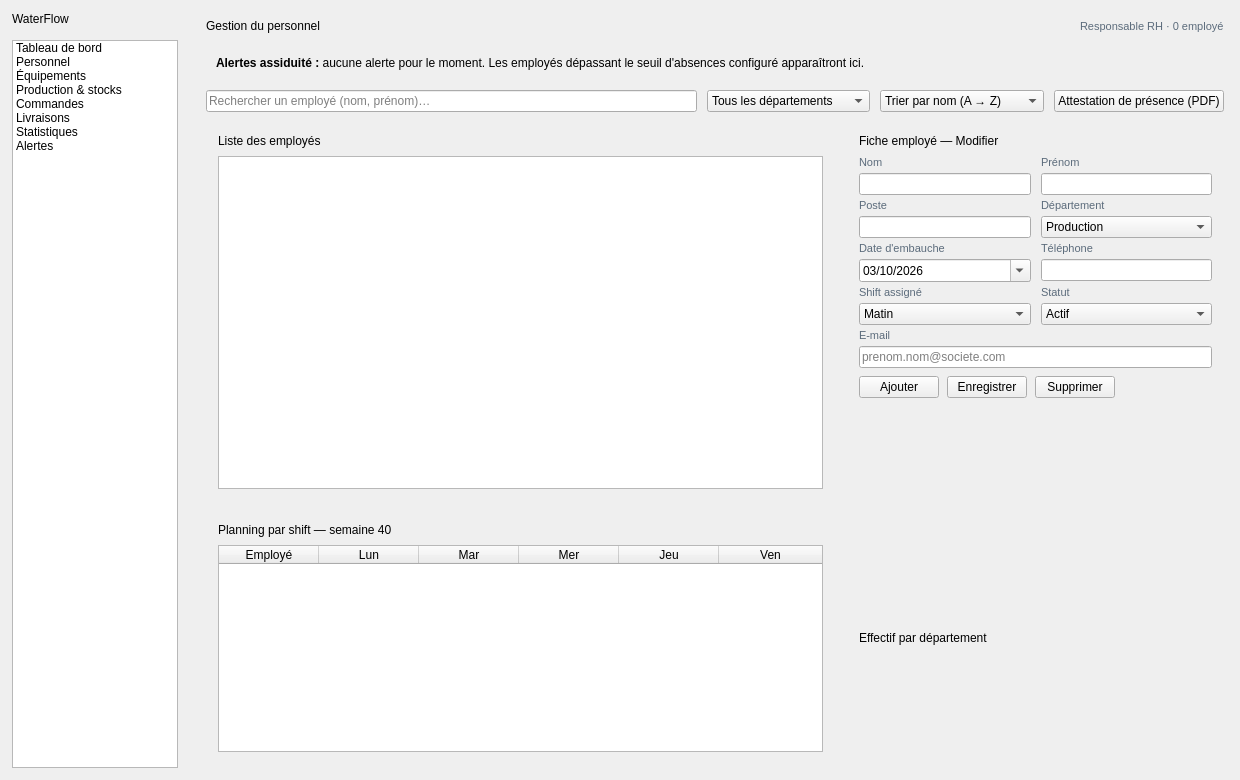
<?xml version="1.0" encoding="UTF-8"?>
<ui version="4.0">
 <class>Personnel</class>
 <widget class="QWidget" name="Personnel">
  <property name="geometry"><rect><x>0</x><y>0</y><width>1240</width><height>780</height></rect></property>
  <layout class="QHBoxLayout" name="layoutPrincipal" stretch="0,1"><property name="spacing"><number>0</number></property><property name="leftMargin"><number>0</number></property><property name="topMargin"><number>0</number></property><property name="rightMargin"><number>0</number></property><property name="bottomMargin"><number>0</number></property><item><widget class="QFrame" name="sidebar"><property name="minimumSize"><size><width>190</width><height>0</height></size></property><property name="maximumSize"><size><width>190</width><height>16777215</height></size></property><layout class="QVBoxLayout" name="layoutSidebar"><property name="spacing"><number>14</number></property><property name="leftMargin"><number>12</number></property><property name="topMargin"><number>12</number></property><property name="rightMargin"><number>12</number></property><property name="bottomMargin"><number>12</number></property><item><widget class="QLabel" name="labelLogo"><property name="text"><string>WaterFlow</string></property></widget></item><item><widget class="QListWidget" name="menuLateral"><item><property name="text"><string>Tableau de bord</string></property></item><item><property name="text"><string>Personnel</string></property></item><item><property name="text"><string>Équipements</string></property></item><item><property name="text"><string>Production &amp; stocks</string></property></item><item><property name="text"><string>Commandes</string></property></item><item><property name="text"><string>Livraisons</string></property></item><item><property name="text"><string>Statistiques</string></property></item><item><property name="text"><string>Alertes</string></property></item></widget></item></layout></widget></item><item><widget class="QWidget" name="contenu"><layout class="QVBoxLayout" name="layoutContenu" stretch="0,0,0,3,2"><property name="spacing"><number>10</number></property><property name="leftMargin"><number>16</number></property><property name="topMargin"><number>16</number></property><property name="rightMargin"><number>16</number></property><property name="bottomMargin"><number>16</number></property><item><layout class="QHBoxLayout" name="layoutEntete"><item><widget class="QLabel" name="labelTitre"><property name="text"><string>Gestion du personnel</string></property></widget></item><item><spacer name="spacerEntete"><property name="orientation"><enum>Qt::Horizontal</enum></property><property name="sizeHint" stdset="0"><size><width>20</width><height>20</height></size></property></spacer></item><item><widget class="QLabel" name="labelInfo"><property name="text"><string>Responsable RH · 0 employé</string></property><property name="styleSheet"><string>color:#5B6B7B; font-size:8pt;</string></property></widget></item></layout></item><item><widget class="QFrame" name="frameAlerte"><layout class="QHBoxLayout" name="layoutAlerte"><property name="leftMargin"><number>10</number></property><property name="topMargin"><number>10</number></property><property name="rightMargin"><number>10</number></property><property name="bottomMargin"><number>10</number></property><item><widget class="QLabel" name="labelAlerte"><property name="text"><string>&lt;b&gt;Alertes assiduité :&lt;/b&gt; aucune alerte pour le moment. Les employés dépassant le seuil d'absences configuré apparaîtront ici.</string></property><property name="textFormat"><enum>Qt::RichText</enum></property><property name="wordWrap"><bool>true</bool></property></widget></item></layout></widget></item><item><layout class="QHBoxLayout" name="layoutRecherche" stretch="3,1,1,0"><item><widget class="QLineEdit" name="lineEditRecherche"><property name="placeholderText"><string>Rechercher un employé (nom, prénom)…</string></property></widget></item><item><widget class="QComboBox" name="comboDepartement"><item><property name="text"><string>Tous les départements</string></property></item><item><property name="text"><string>Production</string></property></item><item><property name="text"><string>Maintenance</string></property></item><item><property name="text"><string>Logistique</string></property></item><item><property name="text"><string>Qualité</string></property></item></widget></item><item><widget class="QComboBox" name="comboTri"><item><property name="text"><string>Trier par nom (A → Z)</string></property></item><item><property name="text"><string>Trier par nom (Z → A)</string></property></item></widget></item><item><widget class="QPushButton" name="btnExporter"><property name="text"><string>Attestation de présence (PDF)</string></property></widget></item></layout></item><item><layout class="QHBoxLayout" name="layoutMilieu" stretch="5,3"><property name="spacing"><number>12</number></property><item><widget class="QFrame" name="cardListe"><layout class="QVBoxLayout" name="layoutCardListe" stretch="0,1"><property name="spacing"><number>8</number></property><property name="leftMargin"><number>12</number></property><property name="topMargin"><number>12</number></property><property name="rightMargin"><number>12</number></property><property name="bottomMargin"><number>12</number></property><item><widget class="QLabel" name="labelTitreListe"><property name="text"><string>Liste des employés</string></property></widget></item><item><widget class="QTableView" name="tableEmployes"><property name="showGrid"><bool>false</bool></property><property name="selectionBehavior"><enum>QAbstractItemView::SelectRows</enum></property><property name="alternatingRowColors"><bool>true</bool></property><property name="editTriggers"><set>QAbstractItemView::NoEditTriggers</set></property><attribute name="verticalHeaderVisible"><bool>false</bool></attribute><attribute name="horizontalHeaderStretchLastSection"><bool>true</bool></attribute></widget></item></layout></widget></item><item><widget class="QFrame" name="cardFiche"><layout class="QVBoxLayout" name="layoutCardFiche"><property name="spacing"><number>8</number></property><property name="leftMargin"><number>12</number></property><property name="topMargin"><number>12</number></property><property name="rightMargin"><number>12</number></property><property name="bottomMargin"><number>12</number></property><item><widget class="QLabel" name="labelTitreFiche"><property name="text"><string>Fiche employé — Modifier</string></property></widget></item><item><layout class="QGridLayout" name="gridFiche"><property name="horizontalSpacing"><number>10</number></property><property name="verticalSpacing"><number>4</number></property><item row="0" column="0"><widget class="QLabel" name="lblNom"><property name="text"><string>Nom</string></property><property name="styleSheet"><string>color:#5B6B7B; font-size:8pt;</string></property></widget></item><item row="0" column="1"><widget class="QLabel" name="lblPrenom"><property name="text"><string>Prénom</string></property><property name="styleSheet"><string>color:#5B6B7B; font-size:8pt;</string></property></widget></item><item row="1" column="0"><widget class="QLineEdit" name="lineEditNom"><property name="text"><string/></property></widget></item><item row="1" column="1"><widget class="QLineEdit" name="lineEditPrenom"><property name="text"><string/></property></widget></item><item row="2" column="0"><widget class="QLabel" name="lblPoste"><property name="text"><string>Poste</string></property><property name="styleSheet"><string>color:#5B6B7B; font-size:8pt;</string></property></widget></item><item row="2" column="1"><widget class="QLabel" name="lblDepartement"><property name="text"><string>Département</string></property><property name="styleSheet"><string>color:#5B6B7B; font-size:8pt;</string></property></widget></item><item row="3" column="0"><widget class="QLineEdit" name="lineEditPoste"><property name="text"><string/></property></widget></item><item row="3" column="1"><widget class="QComboBox" name="comboDepartementFiche"><item><property name="text"><string>Production</string></property></item><item><property name="text"><string>Maintenance</string></property></item><item><property name="text"><string>Logistique</string></property></item><item><property name="text"><string>Qualité</string></property></item></widget></item><item row="4" column="0"><widget class="QLabel" name="lblDate"><property name="text"><string>Date d'embauche</string></property><property name="styleSheet"><string>color:#5B6B7B; font-size:8pt;</string></property></widget></item><item row="4" column="1"><widget class="QLabel" name="lblTel"><property name="text"><string>Téléphone</string></property><property name="styleSheet"><string>color:#5B6B7B; font-size:8pt;</string></property></widget></item><item row="5" column="0"><widget class="QDateEdit" name="dateEditEmbauche"><property name="displayFormat"><string>dd/MM/yyyy</string></property><property name="calendarPopup"><bool>true</bool></property><property name="date"><date><year>2026</year><month>10</month><day>3</day></date></property></widget></item><item row="5" column="1"><widget class="QLineEdit" name="lineEditTelephone"><property name="text"><string/></property></widget></item><item row="6" column="0"><widget class="QLabel" name="lblShift"><property name="text"><string>Shift assigné</string></property><property name="styleSheet"><string>color:#5B6B7B; font-size:8pt;</string></property></widget></item><item row="6" column="1"><widget class="QLabel" name="lblStatut"><property name="text"><string>Statut</string></property><property name="styleSheet"><string>color:#5B6B7B; font-size:8pt;</string></property></widget></item><item row="7" column="0"><widget class="QComboBox" name="comboShift"><item><property name="text"><string>Matin</string></property></item><item><property name="text"><string>Après-midi</string></property></item><item><property name="text"><string>Nuit</string></property></item></widget></item><item row="7" column="1"><widget class="QComboBox" name="comboStatut"><item><property name="text"><string>Actif</string></property></item><item><property name="text"><string>En congé</string></property></item><item><property name="text"><string>Suspendu</string></property></item></widget></item><item row="8" column="0" colspan="2"><widget class="QLabel" name="lblMail"><property name="text"><string>E-mail</string></property><property name="styleSheet"><string>color:#5B6B7B; font-size:8pt;</string></property></widget></item><item row="9" column="0" colspan="2"><widget class="QLineEdit" name="lineEditMail"><property name="placeholderText"><string>prenom.nom@societe.com</string></property></widget></item></layout></item><item><layout class="QHBoxLayout" name="layoutBoutons"><item><widget class="QPushButton" name="btnAjouter"><property name="text"><string>Ajouter</string></property></widget></item><item><widget class="QPushButton" name="btnEnregistrer"><property name="text"><string>Enregistrer</string></property></widget></item><item><widget class="QPushButton" name="btnSupprimer"><property name="text"><string>Supprimer</string></property></widget></item><item><spacer name="spacerBoutons"><property name="orientation"><enum>Qt::Horizontal</enum></property><property name="sizeHint" stdset="0"><size><width>20</width><height>20</height></size></property></spacer></item></layout></item><item><spacer name="spacerFiche"><property name="orientation"><enum>Qt::Vertical</enum></property><property name="sizeHint" stdset="0"><size><width>20</width><height>20</height></size></property></spacer></item></layout></widget></item></layout></item><item><layout class="QHBoxLayout" name="layoutBas" stretch="5,3"><property name="spacing"><number>12</number></property><item><widget class="QFrame" name="cardPlanning"><layout class="QVBoxLayout" name="layoutCardPlanning" stretch="0,1"><property name="spacing"><number>8</number></property><property name="leftMargin"><number>12</number></property><property name="topMargin"><number>12</number></property><property name="rightMargin"><number>12</number></property><property name="bottomMargin"><number>12</number></property><item><widget class="QLabel" name="labelTitrePlanning"><property name="text"><string>Planning par shift — semaine 40</string></property></widget></item><item><widget class="QTableWidget" name="tablePlanning"><property name="showGrid"><bool>false</bool></property><property name="selectionBehavior"><enum>QAbstractItemView::SelectRows</enum></property><property name="editTriggers"><set>QAbstractItemView::NoEditTriggers</set></property><attribute name="verticalHeaderVisible"><bool>false</bool></attribute><attribute name="horizontalHeaderStretchLastSection"><bool>true</bool></attribute><column><property name="text"><string>Employé</string></property></column><column><property name="text"><string>Lun</string></property></column><column><property name="text"><string>Mar</string></property></column><column><property name="text"><string>Mer</string></property></column><column><property name="text"><string>Jeu</string></property></column><column><property name="text"><string>Ven</string></property></column></widget></item></layout></widget></item><item><widget class="QFrame" name="cardGraphique"><layout class="QVBoxLayout" name="layoutCardGraphique" stretch="0,1"><property name="spacing"><number>8</number></property><property name="leftMargin"><number>12</number></property><property name="topMargin"><number>12</number></property><property name="rightMargin"><number>12</number></property><property name="bottomMargin"><number>12</number></property><item><widget class="QLabel" name="labelTitreGraphique"><property name="text"><string>Effectif par département</string></property></widget></item><item><layout class="QVBoxLayout" name="layoutGraphique"><property name="leftMargin"><number>0</number></property><property name="topMargin"><number>0</number></property><property name="rightMargin"><number>0</number></property><property name="bottomMargin"><number>0</number></property></layout></item></layout></widget></item></layout></item></layout></widget></item></layout>
 </widget>
 <resources/>
 <connections/>
</ui>
